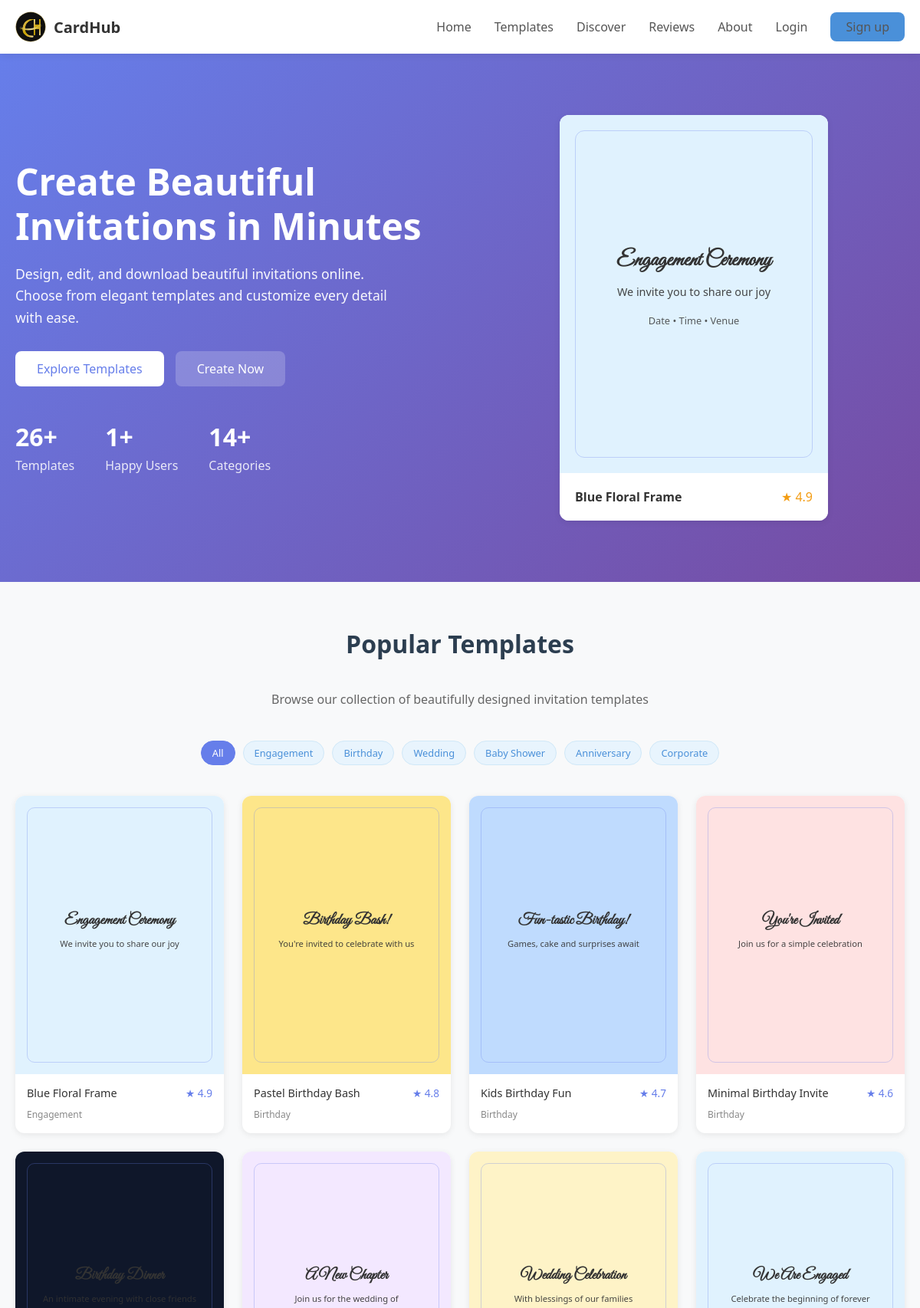
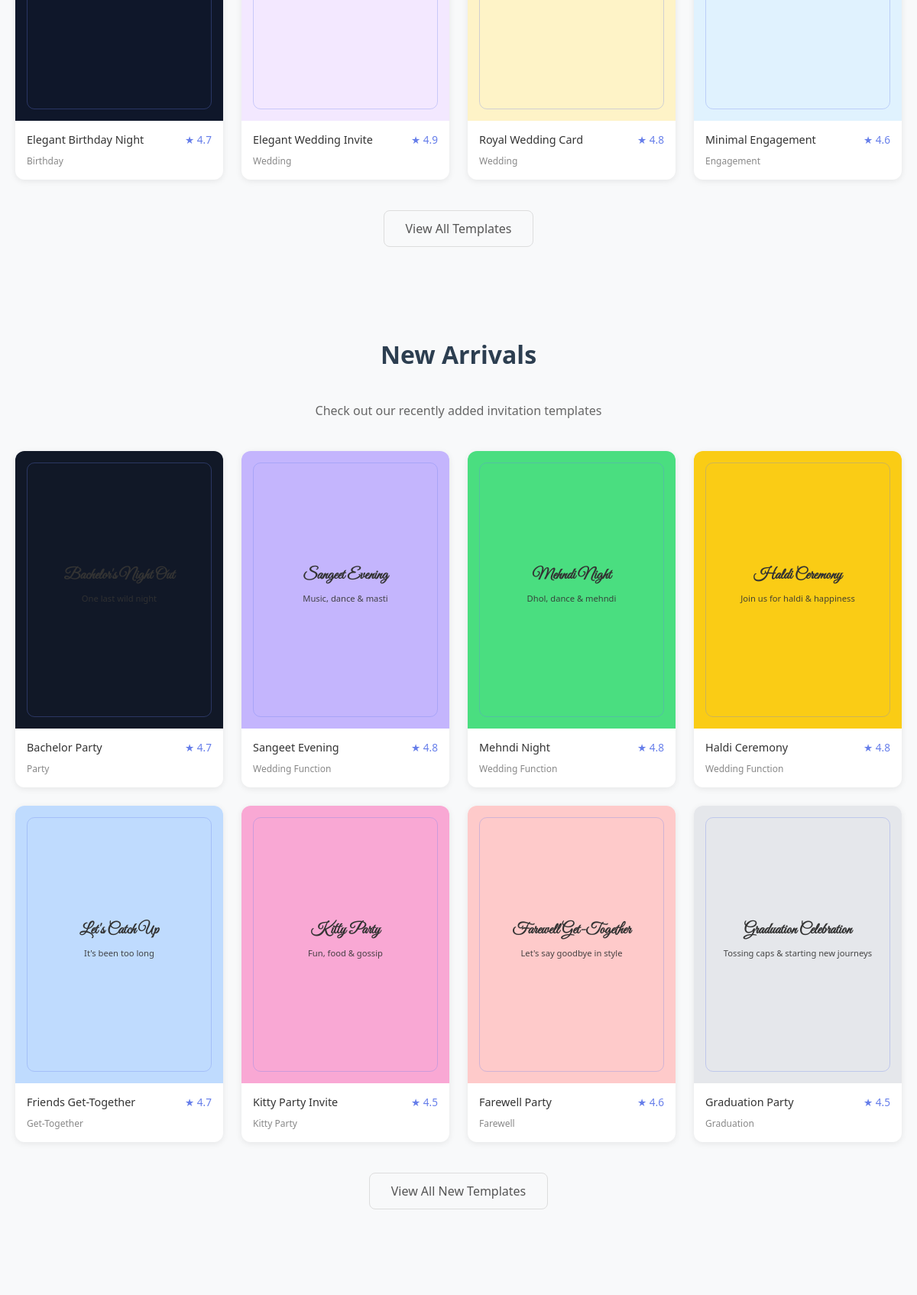
The page / (upper part) on the database its author committed (2 pictures, top to bottom).
### app.py (models this page shows, shortened)
class Template(db.Model):
    __tablename__ = "templates"
    id = db.Column(db.Integer, primary_key=True)
    name = db.Column(db.String(120), nullable=False)
    category = db.Column(db.String(80), nullable=False)
    thumbnail = db.Column(db.String(200), nullable=False, default="")
    bg_color = db.Column(db.String(20), nullable=False, default="#1e293b")
    bg_image = db.Column(db.String(200), nullable=True)
    title_text = db.Column(db.String(200), nullable=False)
    line1_text = db.Column(db.String(200), nullable=False)
    line2_text = db.Column(db.String(200), nullable=False)
    label_text = db.Column(db.String(200), nullable=True, default="")
    likes = db.Column(db.Integer, default=0)
    rating = db.Column(db.Float, default=4.7)
    review_count = db.Column(db.Integer, default=0)
    reviews = db.relationship("Review", backref="template", lazy=True)

### app.py (the view)
@app.route("/")
def index():
    categories = [c[0] for c in db.session.query(Template.category).distinct().all()]
    featured = Template.query.limit(12).all()
    recent = Template.query.order_by(Template.id.desc()).limit(12).all()
    attach_meta(featured + recent)
    total_templates = Template.query.count()
    total_users = User.query.count()
    total_categories = len(categories)
    stats = {
        'total_templates': total_templates,
        'total_users': total_users,
        'total_categories': total_categories
    }
    return render_template("index.html", categories=categories, featured=featured, recent=recent, stats=stats)

### app.py (called while the page is built)
def current_user():
    uid = session.get("user_id")
    if not uid:
        return None
    return db.session.get(User, uid)

def attach_meta(templates):
    for t in templates:
        base_likes = t.likes or random.randint(35, 220)
        base_reviews = t.review_count or random.randint(4, 45)
        base_rating = t.rating or round(random.uniform(4.2, 4.9), 1)
        real_reviews = t.reviews
        if real_reviews:
            base_reviews = len(real_reviews)
            base_rating = round(sum(r.rating for r in real_reviews) / len(real_reviews), 1)
        t.dynamic_likes = base_likes
        t.dynamic_reviews = base_reviews
        t.dynamic_rating = base_rating
        t.sample_comment = random.choice(REVIEW_SNIPPETS)

@app.context_processor
def inject_globals():
    user = current_user()
    return {
        "current_user_obj": user,
        "USER_ROLE": "free"
    }

### templates/index.html (shortened to what this page needs)
{% extends 'base.html' %}
{% block content %}
<section class="section" style="background: linear-gradient(135deg, #667eea 0%, #764ba2 100%); padding: 80px 0;">
  <div class="container">
    <div style="display: grid; grid-template-columns: 1fr 1fr; gap: 60px; align-items: center;">
      <div style="color: white;">
        <h1 style="font-size: 3rem; margin-bottom: 20px; line-height: 1.2;">
          Create Beautiful Invitations in Minutes
        </h1>
        <p style="font-size: 1.1rem; margin-bottom: 30px; opacity: 0.95; max-width: 500px;">
          Design, edit, and download beautiful invitations online.
          Choose from elegant templates and customize every detail with ease.
        </p>
        <div style="display: flex; gap: 15px; flex-wrap: wrap;">
          <a href="{{ url_for('templates_gallery') }}" class="btn-primary" style="background: white; color: #667eea;">Explore Templates</a>
          <a href="{{ url_for('discover') }}" style="background: rgba(255,255,255,0.2); color: white; padding: 12px 28px; border-radius: 8px; text-decoration: none; font-weight: 500;">Create Now</a>
        </div>
        <div style="display: flex; gap: 40px; margin-top: 40px;">
          <div>
            <p style="font-size: 2rem; font-weight: 700; margin: 0;">{{ stats.total_templates }}+</p>
            <p style="margin: 0; opacity: 0.85;">Templates</p>
          </div>
          <div>
            <p style="font-size: 2rem; font-weight: 700; margin: 0;">{{ stats.total_users }}+</p>
            <p style="margin: 0; opacity: 0.85;">Happy Users</p>
          </div>
          <div>
            <p style="font-size: 2rem; font-weight: 700; margin: 0;">{{ stats.total_categories }}+</p>
            <p style="margin: 0; opacity: 0.85;">Categories</p>
          </div>
        </div>
      </div>
      <div>
        {% if featured and featured|length > 0 %}
        <a href="{{ url_for('template_detail', template_id=featured[0].id) }}" style="display: block; text-decoration: none;">
          <div class="card" style="padding: 0; max-width: 350px; margin: 0 auto; cursor: pointer;">
        {% if featured[0].bg_image %}
            <div style="aspect-ratio: 3/4; background-image: url('{{ featured[0].bg_image }}'); background-size: cover; background-position: center; display: flex; align-items: center; justify-content: center; position: relative;">
              <div style="position: absolute; inset: 0; background: rgba(0,0,0,0.5);"></div>
              <div style="position: absolute; inset: 20px; border-radius: 12px; border: 1px solid rgba(102, 126, 234, 0.3); pointer-events: none;"></div>
              <div style="position: relative; z-index: 1; color: white; text-align: center; padding: 30px; width: 85%;">
                {% if featured[0].label_text %}<p style="font-size: 0.75rem; text-transform: uppercase; letter-spacing: 2px; margin-bottom: 10px; opacity: 0.8;">{{ featured[0].label_text }}</p>{% endif %}
                {% if featured[0].title_text %}<h3 style="font-size: 1.75rem; font-family: 'Great Vibes', cursive; margin-bottom: 10px;">{{ featured[0].title_text }}</h3>{% endif %}
                {% if featured[0].line1_text %}<p style="font-size: 0.9rem; opacity: 0.9;">{{ featured[0].line1_text }}</p>{% endif %}
                {% if featured[0].line2_text %}<p style="font-size: 0.8rem; opacity: 0.8; margin-top: 10px;">{{ featured[0].line2_text }}</p>{% endif %}
              </div>
            </div>
            {% else %}
            <div style="aspect-ratio: 3/4; background: {{ featured[0].bg_color or '#f0f0f0' }}; display: flex; align-items: center; justify-content: center; text-align: center; padding: 30px; position: relative;">
              <div style="position: absolute; inset: 20px; border-radius: 12px; border: 1px solid rgba(102, 126, 234, 0.3); pointer-events: none;"></div>
              <div style="color: #333; width: 85%;">
                {% if featured[0].title_text %}<h3 style="font-size: 1.75rem; font-family: 'Great Vibes', cursive; margin-bottom: 10px;">{{ featured[0].title_text }}</h3>{% endif %}
                {% if featured[0].line1_text %}<p style="font-size: 0.9rem; opacity: 0.9;">{{ featured[0].line1_text }}</p>{% endif %}
                {% if featured[0].line2_text %}<p style="font-size: 0.8rem; opacity: 0.8; margin-top: 10px;">{{ featured[0].line2_text }}</p>{% endif %}
              </div>
            </div>
            {% endif %}
            <div style="padding: 20px; background: white;">
              <div style="display: flex; justify-content: space-between; align-items: center;">
                <span style="font-weight: 600; color: #333;">{{ featured[0].name }}</span>
                <span style="color: #f39c12;">★ {{ '%.1f'|format(featured[0].dynamic_rating or 4.5) }}</span>
              </div>
            </div>
          </div>
        </a>
        {% else %}
        <div class="card" style="padding: 40px; text-align: center; max-width: 350px; margin: 0 auto;">
          <p style="color: #888;">No templates available</p>
        </div>
        {% endif %}
      </div>
    </div>
  </div>
</section>
<section class="section">
  <div class="container">
    <h2 class="section-title">Popular Templates</h2>
    <p style="text-align: center; color: #666; max-width: 600px; margin: 0 auto 40px;">Browse our collection of beautifully designed invitation templates</p>
    <div style="display: flex; justify-content: center; flex-wrap: wrap; gap: 10px; margin-bottom: 40px;">
      <a href="{{ url_for('templates_gallery') }}" class="tag" style="background: #667eea; color: white; border-color: #667eea;">All</a>
      {% for cat in categories[:6] %}
      <a href="{{ url_for('templates_gallery', category=cat) }}" class="tag">{{ cat }}</a>
      {% endfor %}
    </div>
    <div class="grid grid-4">
      {% for t in featured[:8] %}
      <a href="{{ url_for('template_detail', template_id=t.id) }}" style="text-decoration: none;">
        <div class="card" style="height: 100%;">
          {% if t.bg_image %}
          <div style="aspect-ratio: 3/4; background-image: url('{{ t.bg_image }}'); background-size: cover; background-position: center; display: flex; align-items: center; justify-content: center; position: relative;">
            <div style="position: absolute; inset: 0; background: rgba(0,0,0,0.5);"></div>
            <div style="position: absolute; inset: 15px; border-radius: 10px; border: 1px solid rgba(102, 126, 234, 0.3); pointer-events: none;"></div>
            <div style="position: relative; z-index: 1; color: white; text-align: center; padding: 15px; width: 85%;">
              {% if t.label_text %}<p style="font-size: 0.65rem; text-transform: uppercase; letter-spacing: 1px; opacity: 0.8;">{{ t.label_text }}</p>{% endif %}
              {% if t.title_text %}<h3 style="font-size: 1.25rem; font-family: 'Great Vibes', cursive; margin: 5px 0;">{{ t.title_text }}</h3>{% endif %}
              {% if t.line1_text %}<p style="font-size: 0.7rem; opacity: 0.9; margin-top: 8px;">{{ t.line1_text }}</p>{% endif %}
            </div>
          </div>
          {% else %}
          <div style="aspect-ratio: 3/4; background: {{ t.bg_color or '#f0f0f0' }}; display: flex; align-items: center; justify-content: center; text-align: center; padding: 15px; position: relative;">
            <div style="position: absolute; inset: 15px; border-radius: 10px; border: 1px solid rgba(102, 126, 234, 0.3); pointer-events: none;"></div>
            <div style="color: #333; width: 85%;">
              {% if t.title_text %}<h3 style="font-size: 1.25rem; font-family: 'Great Vibes', cursive; margin: 5px 0;">{{ t.title_text }}</h3>{% endif %}
              {% if t.line1_text %}<p style="font-size: 0.7rem; opacity: 0.9; margin-top: 8px;">{{ t.line1_text }}</p>{% endif %}
            </div>
          </div>
          {% endif %}
          <div style="padding: 15px;">
            <div style="display: flex; justify-content: space-between; align-items: center;">
              <span style="font-weight: 500; color: #333; font-size: 0.9rem;">{{ t.name }}</span>
              <span style="color: #667eea; font-size: 0.85rem;">★ {{ '%.1f'|format(t.dynamic_rating or 4.5) }}</span>
            </div>
            <span style="display: inline-block; margin-top: 10px; font-size: 0.75rem; color: #888;">{{ t.category }}</span>
          </div>
        </div>
      </a>
      {% endfor %}
    </div>
    <div style="text-align: center; margin-top: 40px;">
      <a href="{{ url_for('templates_gallery') }}" class="btn-secondary">View All Templates</a>
    </div>
  </div>
</section>
{% if recent and recent|length > 0 %}
<section class="section" style="background: #f8f9fa;">
  <div class="container">
    <h2 class="section-title">New Arrivals</h2>
    <p style="text-align: center; color: #666; max-width: 600px; margin: 0 auto 40px;">Check out our recently added invitation templates</p>
    <div class="grid grid-4">
      {% for t in recent[:8] %}
      <a href="{{ url_for('template_detail', template_id=t.id) }}" style="text-decoration: none;">
        <div class="card" style="height: 100%;">
          {% if t.bg_image %}
          <div style="aspect-ratio: 3/4; background-image: url('{{ t.bg_image }}'); background-size: cover; background-position: center; display: flex; align-items: center; justify-content: center; position: relative;">
            <div style="position: absolute; inset: 0; background: rgba(0,0,0,0.5);"></div>
            <div style="position: absolute; inset: 15px; border-radius: 10px; border: 1px solid rgba(102, 126, 234, 0.3); pointer-events: none;"></div>
            <div style="position: relative; z-index: 1; color: white; text-align: center; padding: 15px; width: 85%;">
              {% if t.label_text %}<p style="font-size: 0.65rem; text-transform: uppercase; letter-spacing: 1px; opacity: 0.8;">{{ t.label_text }}</p>{% endif %}
              {% if t.title_text %}<h3 style="font-size: 1.25rem; font-family: 'Great Vibes', cursive; margin: 5px 0;">{{ t.title_text }}</h3>{% endif %}
              {% if t.line1_text %}<p style="font-size: 0.7rem; opacity: 0.9; margin-top: 8px;">{{ t.line1_text }}</p>{% endif %}
            </div>
          </div>
          {% else %}
          <div style="aspect-ratio: 3/4; background: {{ t.bg_color or '#f0f0f0' }}; display: flex; align-items: center; justify-content: center; text-align: center; padding: 15px; position: relative;">
            <div style="position: absolute; inset: 15px; border-radius: 10px; border: 1px solid rgba(102, 126, 234, 0.3); pointer-events: none;"></div>
            <div style="color: #333; width: 85%;">
              {% if t.title_text %}<h3 style="font-size: 1.25rem; font-family: 'Great Vibes', cursive; margin: 5px 0;">{{ t.title_text }}</h3>{% endif %}
              {% if t.line1_text %}<p style="font-size: 0.7rem; opacity: 0.9; margin-top: 8px;">{{ t.line1_text }}</p>{% endif %}
            </div>
          </div>
          {% endif %}
          <div style="padding: 15px;">
            <div style="display: flex; justify-content: space-between; align-items: center;">
              <span style="font-weight: 500; color: #333; font-size: 0.9rem;">{{ t.name }}</span>
              <span style="color: #667eea; font-size: 0.85rem;">★ {{ '%.1f'|format(t.dynamic_rating or 4.5) }}</span>
            </div>
            <span style="display: inline-block; margin-top: 10px; font-size: 0.75rem; color: #888;">{{ t.category }}</span>
          </div>
        </div>
      </a>
      {% endfor %}
    </div>
    <div style="text-align: center; margin-top: 40px;">
      <a href="{{ url_for('discover') }}" class="btn-secondary">View All New Templates</a>
    </div>
  </div>
</section>
{% endif %}
<section class="section">
</section>
{% endblock %}

### static/css/styles.css (style rules this page uses)
* { -webkit-tap-highlight-color: transparent; box-sizing: border-box; }
html, body { overflow-x: hidden; scroll-behavior: smooth; }
body { background: #f8f9fa; font-family: 'Segoe UI', system-ui, sans-serif; color: #333; -webkit-font-smoothing: antialiased; min-height: 100vh; margin: 0; padding: 0; }
.container { max-width: 1200px; margin: 0 auto; padding: 0 20px; }
.btn-primary { display: inline-block; background: #4a90d9; color: white; font-weight: 500; padding: 12px 28px; border-radius: 8px; text-decoration: none; cursor: pointer; border: none; transition: background 0.3s ease; }
.btn-secondary { display: inline-block; background: transparent; color: #555; font-weight: 500; padding: 12px 28px; border-radius: 8px; text-decoration: none; cursor: pointer; border: 1px solid #ddd; transition: all 0.3s ease; }
.card { background: white; border-radius: 12px; box-shadow: 0 2px 8px rgba(0,0,0,0.08); overflow: hidden; transition: transform 0.3s ease, box-shadow 0.3s ease; }
h1, h2, h3, h4, h5, h6 { margin: 0 0 16px 0; font-weight: 600; line-height: 1.3; }
p { margin: 0 0 16px 0; line-height: 1.6; }
a { color: #4a90d9; text-decoration: none; }
.section { padding: 60px 0; }
.section-title { font-size: 2rem; text-align: center; margin-bottom: 40px; color: #2c3e50; }
.grid { display: grid; gap: 24px; }
.grid-4 { grid-template-columns: repeat(4, 1fr); }
.tag { display: inline-block; padding: 6px 14px; border-radius: 20px; font-size: 0.8rem; font-weight: 500; background: #e8f4fd; color: #4a90d9; border: 1px solid #d0e8f8; }

### rows shown on the page
Template: title_text "Engagement Ceremony", line1_text "We invite you to share our joy", line2_text "Date • Time • Venue", name "Blue Floral Frame", rating "4.9", category "Engagement"
Template: title_text "Birthday Bash!", line1_text "You're invited to celebrate with us", name "Pastel Birthday Bash", rating "4.8", category "Birthday"
Template: title_text "Fun-tastic Birthday!", line1_text "Games, cake and surprises await", name "Kids Birthday Fun", rating "4.7", category "Birthday"
Template: title_text "You're Invited", line1_text "Join us for a simple celebration", name "Minimal Birthday Invite", rating "4.6", category "Birthday"
Template: title_text "Birthday Dinner", line1_text "An intimate evening with close friends", name "Elegant Birthday Night", rating "4.7", category "Birthday"
Template: title_text "A New Chapter", line1_text "Join us for the wedding of", name "Elegant Wedding Invite", rating "4.9", category "Wedding"
Template: title_text "Wedding Celebration", line1_text "With blessings of our families", name "Royal Wedding Card", rating "4.8", category "Wedding"
Template: title_text "We Are Engaged", line1_text "Celebrate the beginning of forever", name "Minimal Engagement", rating "4.6", category "Engagement"
Template: title_text "Bachelor's Night Out", line1_text "One last wild night", name "Bachelor Party", rating "4.7", category "Party"
Template: title_text "Sangeet Evening", line1_text "Music, dance & masti", name "Sangeet Evening", rating "4.8", category "Wedding Function"
Template: title_text "Mehndi Night", line1_text "Dhol, dance & mehndi", name "Mehndi Night", rating "4.8", category "Wedding Function"
Template: title_text "Haldi Ceremony", line1_text "Join us for haldi & happiness", name "Haldi Ceremony", rating "4.8", category "Wedding Function"
Template: title_text "Let's Catch Up", line1_text "It's been too long", name "Friends Get-Together", rating "4.7", category "Get-Together"
Template: title_text "Kitty Party", line1_text "Fun, food & gossip", name "Kitty Party Invite", rating "4.5", category "Kitty Party"
Template: title_text "Farewell Get-Together", line1_text "Let's say goodbye in style", name "Farewell Party", rating "4.6", category "Farewell"
Template: title_text "Graduation Celebration", line1_text "Tossing caps & starting new journeys", name "Graduation Party", rating "4.5", category "Graduation"

### other values the page prints
{{ label }} "Home Templates Discover Reviews About Login"
{{ stats.total_templates }} "26"
{{ stats.total_users }} "1"
{{ stats.total_categories }} "14"
{{ '%.1f'|format(featured[0].dynamic_rating or 4.5) }} "4.9"
{{ cat }} "Engagement" "Birthday" "Wedding" "Baby Shower" "Anniversary" "Corporate"
